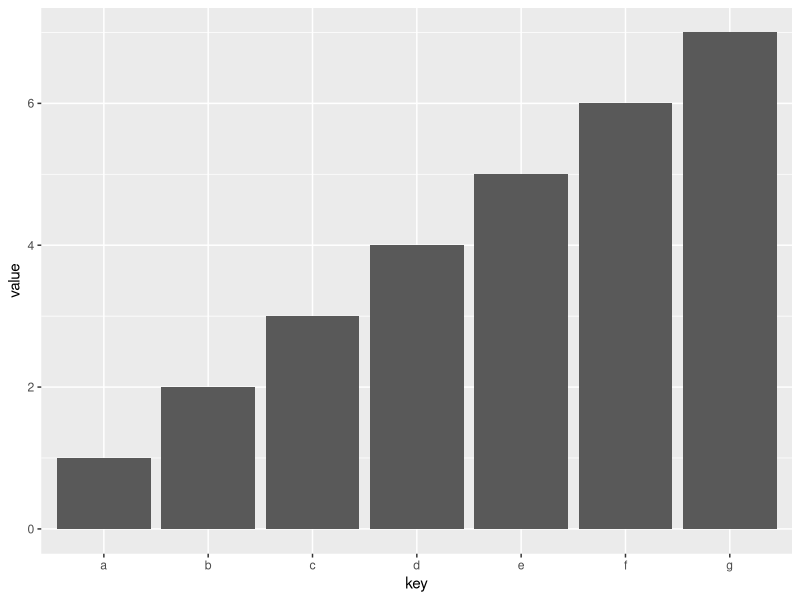

Reproduce this figure in R.
library(tidyverse)
library(readxl)

test<-read_excel("./Test.xlsx") %>%
  gather(key = "key", value = "value")

test %>% ggplot(aes(x = key, y = value)) +
  geom_bar(stat = "identity")

